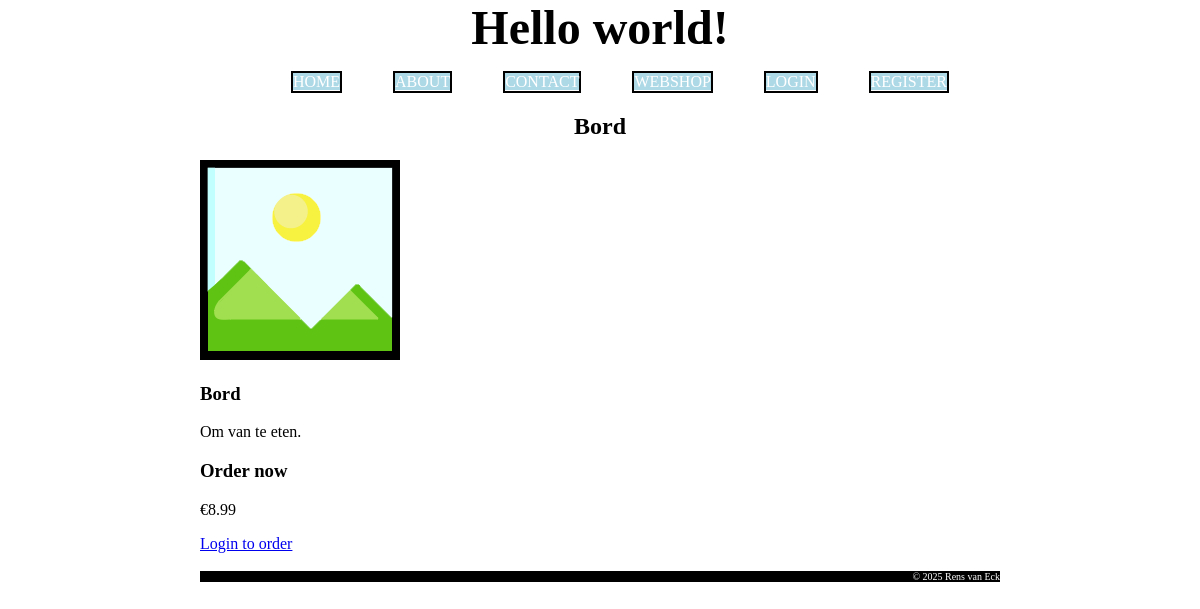
/3_php_oop/index.php?page=product&id=3, run on the app's committed database.
### tables this page shows
CREATE TABLE `products` (
  `product_id` int(11) NOT NULL,
  `name` varchar(255) NOT NULL,
  `description` text NOT NULL,
  `price` decimal(10,2) NOT NULL,
  `image` varchar(255) NOT NULL
);

### 3_php_oop/classes/controller/maincontroller.php (called while the page is built, shortened)
<?php
class mainController
{
    private $pages;
    public function __construct()
    {
        $this->pages = pageConfig::getPages();
    }
    public function handleRequest()
    {
        $this->handleGetRequest();
    }
    private function handleGetRequest()
    {
        $page = new $pageClass($this->pages);
        $page->show();
    }
}

### 3_php_oop/index.php (called while the page is built, shortened)
<?php
require_once "includes/autoload.php";
$controller = new mainController();
$controller->handleRequest();

### 3_php_oop/classes/database/crudoperations.php (called while the page is built, shortened)
<?php
class crudOperations
{
    private $db;
    private $table;
    public function __construct($table)
    {
        $this->db = databaseConnection::getInstance()->getConnection();
        $this->table = $table;
    }
    public function read(string $fields = "*", array $conditions = [], string $order = "", int $limit = 0, int $offset = 0)
    {
        $sql = "SELECT {$fields} FROM {$this->table}";
        $params = [];
        if (!empty($conditions))
        {
            $sql .= " WHERE ";
            $whereConditions = [];
            foreach ($conditions as $key => $value) {
                $whereConditions[] = "{$key} = :{$key}";
                $params[":{$key}"] = $value;
            }
            $sql .= implode(" AND ", $whereConditions);
        }
        $stmt = $this->db->prepare($sql);
        $stmt->execute($params);
        return $stmt->fetchAll(\PDO::FETCH_ASSOC);
    }
    public function readOne($id, string $fields = "*")
    {
        $conditions = is_array($id) ? $id : ['id' => $id];
        $result = $this->read($fields, $conditions);
        return !empty($result) ? $result[0] : false;
    }
}

### 3_php_oop/classes/database/databaseconnection.php (called while the page is built, shortened)
<?php
class databaseConnection
{
    private static $instance = null;
    private $conn;
    private function __construct()
    {
        $creds = userConfig::getUsersCreds();
        try
        {
            $this->conn = new \PDO(
                "mysql:host={$creds['db_host']};dbname={$creds['db_name']}",
                $creds['db_user'],
                $creds['db_pass'],
                [\PDO::ATTR_ERRMODE => \PDO::ERRMODE_EXCEPTION]
            );
        } catch (\PDOException $e)
        {
            die("Connection failed: " . $e->getMessage());
        }
    }
    public static function getInstance() {
        if (self::$instance == null) {
            self::$instance = new databaseConnection();
        }
        return self::$instance;
    }
    public function getConnection()
    {
        return $this->conn;
    }
}

### 3_php_oop/includes/autoload.php (called while the page is built, shortened)
<?php
spl_autoload_register(function ($class_name) {
    $path = str_replace('\\', '/', $class_name);
    $file = __DIR__ . "/../classes/$path.php";
});

### 3_php_oop/classes/config/userconfig.php (called while the page is built, shortened)
<?php
class userConfig {
	public static function getUsersCreds()
	{
		return [
			"db_host" => "localhost",
			"db_name" => "users",
			"db_user" => "users",
			"db_pass" => "6wRNEotK_wkDQOeM"
		];
	}
}

### 3_php_oop/classes/model/productmodel.php (called while the page is built, shortened)
<?php
class productModel
{
    private $crud;
    public function __construct()
    {
        $this->crud = new crudOperations("products");
    }
    public function getProductById($id)
    {
        return $this->crud->readOne(["product_id" => $id]);
    }
}

### 3_php_oop/classes/controller/sessioncontroller.php (called while the page is built, shortened)
<?php
class sessionController
{
    public static function isLoggedIn()
    {
        return isset($_SESSION["user"]);
    }
}

### 3_php_oop/classes/view/productpage.php (the view, shortened to what this page needs)
<?php
require_once "classes/view/htmldocument.php";
class productPage extends \view\htmlDoc
{
    private $product;
    public function __construct($pages)
    {
        $this->productId = isset($_GET["id"]) ? (int)$_GET["id"] : 0;
        $this->productModel = new productModel();
        $this->product = $this->productModel->getProductById($this->productId);
    }
    public function bodyContent()
    {
        parent::bodyContent();
        $this->displayProductDetails();
    }
    private function displayProductDetails()
    {
        $productId = htmlspecialchars($this->product["product_id"]);
        $productName = htmlspecialchars($this->product["name"]);
        $productDesc = htmlspecialchars($this->product["description"]);
        $productPrice = htmlspecialchars($this->product["price"]);
        $productImage = htmlspecialchars($this->product["image"]);
        $imagePath = "assets/images/" . $productImage;
        $isLoggedIn = sessionController::isLoggedIn();
         echo '<div class="product_container">'
         . PHP_EOL
         . '<div class="img_highlight">'
         . PHP_EOL
         . '<img src="' . $imagePath . '" alt="' . $productName . '">'
         . PHP_EOL
         . '<h3>' . $productName . '</h3>'
         . PHP_EOL
         . '<p>' . $productDesc . '</p>'
         . PHP_EOL
         . '</div>'
         . PHP_EOL
         . '<div class="order_card">'
         . PHP_EOL
         . '<h3>Order now</h3>'
         . PHP_EOL
         . '<p class="price">€' . number_format((float)$productPrice, 2) . '</p>'
         . PHP_EOL;
     if ($isLoggedIn) {
         echo '<form method="POST" action="index.php" class="order-form">'
             . PHP_EOL
             . '<input type="hidden" name="form_action" value="addtocart">'
             . PHP_EOL
             . '<input type="hidden" name="return_to" value="product">'
             . PHP_EOL
             . '<input type="hidden" name="product_id" value="' . $productId . '">'
             . PHP_EOL
             . '<input type="number" name="quantity" min="1" max="99" value="1">'
             . PHP_EOL
             . '<button type="submit" class="add-to-cart-btn">Add to Cart</button>'
             . PHP_EOL
             . '</form>'
             . PHP_EOL;
     } else {
         echo '<a href="index.php?page=login" class="login-pls-btn">Login to order</a>'
             . PHP_EOL;
     }
     echo '</div>'
         . PHP_EOL
         . '</div>';
    }
}

### 3_php_oop/classes/view/htmldocument.php (shortened to what this page needs)
<?php
class htmlDoc
{
	protected $cssFiles = ["stylesheets/mystyle.css"];
	protected $pages = ["Home"];
	protected $pageHeaderText = "";
	private $cartController;
	protected function __construct($title = null, $pages = [])
	{
		if ($pages) {
			$this->pages = $pages;
		}
		$this->cartController = new cartController();
	}
	protected function beginDoc()
	{
		echo '<!DOCTYPE html>'
			. PHP_EOL
			. '<html>'
			. PHP_EOL;
	}
	protected function beginHeader()
	{
		echo '<head>'
			. PHP_EOL;
	}
	protected function headerContent()
	{
		foreach ($this->cssFiles as $cssFile) {
			echo '<link rel="stylesheet" type="text/css" href="' . $cssFile . '">'
				. PHP_EOL;
		}
	}
	protected function endHeader()
	{
		echo '</head>'
			. PHP_EOL;
	}
	protected function beginBody()
	{
		echo '<body>'
			. PHP_EOL;
	}
	protected function showMainHeader()
	{
		echo '<h1>Hello world!</h1>'
			. PHP_EOL;
	}
	protected function showPageSubheader()
	{
		echo '<h2 style="text-align:center;">' . $this->pageHeaderText . '</h2>'
			. PHP_EOL;
	}
	protected function bodyContent()
	{
		$this->showHyperlinkMenu();
		$this->showPageSubheader();
	}
	protected function showHyperlinkMenu()
	{
		echo '<ul class="menu">'
			. PHP_EOL;
		foreach ($this->pages as $key => $class) {
			if (!sessionController::isLoggedIn() && in_array($key, ["logout", "cart"]))
			{
				continue;
			}
			if (in_array($key, ["confirmation", "product"]))
			{
				continue;
			}
			if ($key === "logout" && sessionController::isLoggedIn())
			{
				$currentUser = sessionController::getCurrentuser();
				$userName = htmlspecialchars($currentUser['name'] ?? 'User');
				$firstName = explode(" ", $userName)[0];
				echo '<li><a href="?page=' . $key . '">' . strtoupper($key) . ' [' . strtoupper($firstName) . ']</a></li>'
				. PHP_EOL;
			}
			elseif ($key === "cart" && sessionController::isLoggedIn())
			{
				$itemCount = $this->cartController->getItemCount();
				echo '<li><a href="?page=' . $key . '">' . strtoupper($key) . ' [' . number_format($itemCount) . ']</a></li>'
				. PHP_EOL;
			}
			else
			{
				echo '<li><a href="?page=' . $key . '">' . strtoupper($key) . '</a></li>'
				. PHP_EOL;
			}
		}
		echo '</ul>'
			. PHP_EOL;
	}
	protected function showFooter()
	{
		echo '<br>'
			. PHP_EOL
			. '<footer class="footer">&copy;&nbsp;' . date("Y") . '&nbsp;Rens van Eck</footer>'
			. PHP_EOL;
	}
	protected function endBody()
	{
		echo '</body>'
			. PHP_EOL;
	}
	protected function endDoc()
	{
		echo '</html>'
			. PHP_EOL;
	}
	public function setPageHeaderText($text = "")
	{
		$this->pageHeaderText = $text;
	}
	public function show()
	{
		$this->beginDoc();
		$this->beginHeader();
		$this->headerContent();
		$this->endHeader();
		$this->beginBody();
		$this->showMainHeader();
		$this->bodyContent();
		$this->showFooter();
		$this->endBody();
		$this->endDoc();
	}
}

### 1_php_basis/stylesheets/mystyle.css (style rules this page uses)
body { width: 800px; margin: 0px auto; }
h1 { font-size: max(1em, 48px); margin: 0px auto; text-align: center; }
ul.menu li { list-style:none; border-style: solid; border-width: 2px; text-align: center; }
ul.menu li > a { text-decoration: none; background-color: lightblue; color: white; }
.menu { display: flex; justify-content: space-evenly; }
.footer { color: white; background-color: black; font-size: 10px; text-align: right; }

### data on the page
products: name "Bord", image (placeholder picture), description "Om van te eten.", price "8.99"

### other printed values
$key "HOME"
$key "ABOUT"
$key "CONTACT"
$key "WEBSHOP"
$key "LOGIN"
$key "REGISTER"
